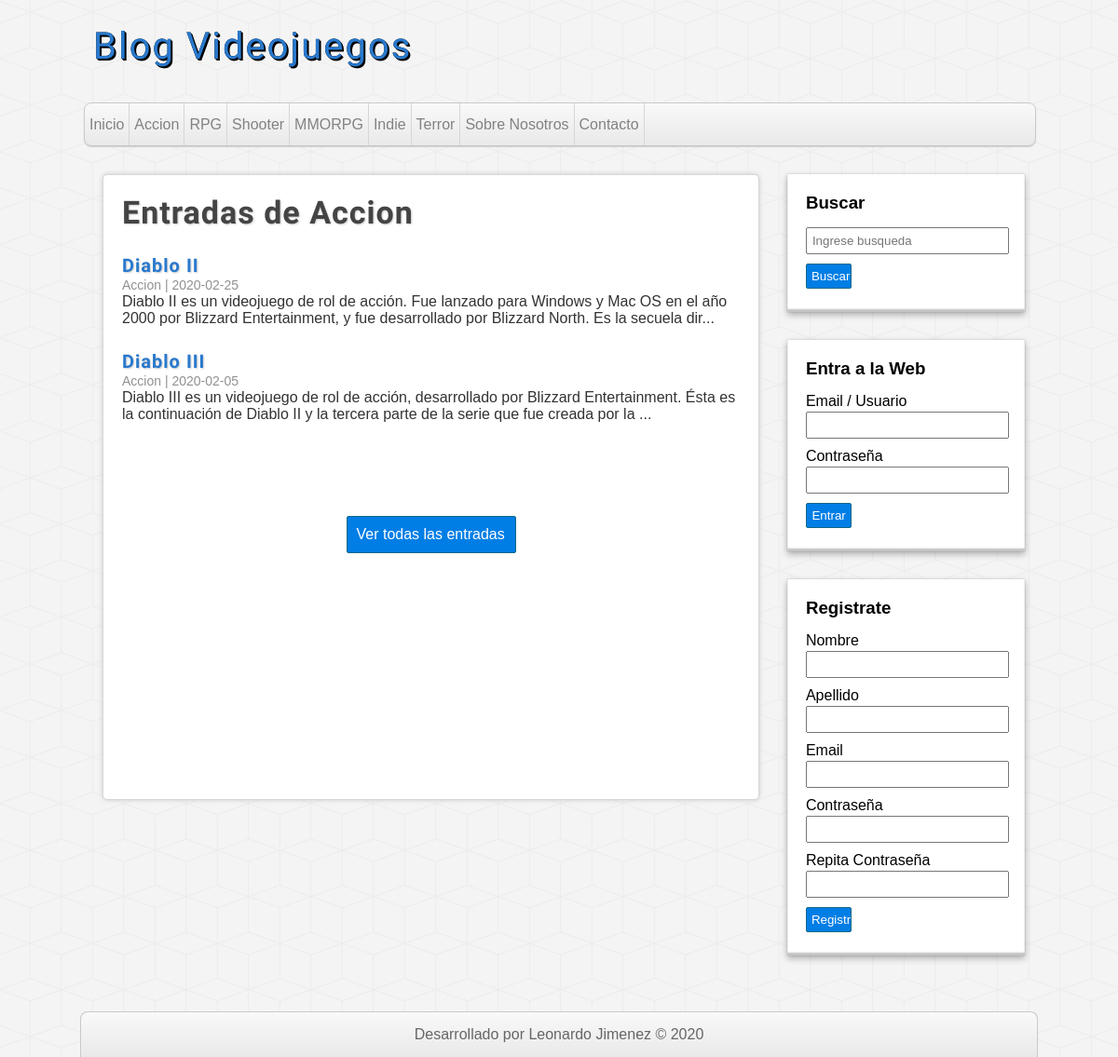
/categoria.php?id=1, run on the app's committed database.
### tables this page shows
CREATE TABLE `categorias` (
  `id` int(11) NOT NULL,
  `nombre` varchar(50) NOT NULL
);

CREATE TABLE `entradas` (
  `id` int(11) NOT NULL,
  `usuario_id` int(11) NOT NULL,
  `categoria_id` int(11) NOT NULL,
  `titulo` varchar(50) NOT NULL,
  `descripcion` text NOT NULL,
  `fecha` date NOT NULL
);

### includes/functions.php (called while the page is built, shortened)
<?php
    function conseguirCategorias($conexion){
        $query = "SELECT * FROM categorias ORDER BY 'id' ASC;";
        $categorias = mysqli_query( $conexion,$query);
        $result = array();
        if ($categorias && mysqli_num_rows($categorias) >= 1){
            $result = $categorias;
        }
        return $result;
    }
    function conseguirCategoria($conexion,$id){
        $query = "SELECT * FROM categorias WHERE id = $id;";
        $categorias = mysqli_query( $conexion,$query);
        $result = array();
        if ($categorias && mysqli_num_rows($categorias) >= 1){
            $result = mysqli_fetch_assoc($categorias);
        }
        return $result;
    }
    function conseguirEntradas ($conexion, $limit = null , $categorias = null , $busqueda = null){
        $query = "SELECT e.*, c.nombre AS 'categoria' FROM entradas e
        INNER JOIN categorias c ON e.categoria_id = c.id "
        ;
        if( !empty($categorias)) {
            $query .= "WHERE e.categoria_id = '$categorias' ";
        }
        $query .= "ORDER BY e.id DESC ";
        $entradas = mysqli_query($conexion,$query);
        $result = array();
        if ($entradas && mysqli_num_rows($entradas) >= 1){
            $result = $entradas;
        }
        return $result;
    }
?>

### categoria.php (the view, shortened to what this page needs)
<?php require_once "./files/register.php" ?>
<?php require_once "./includes/functions.php" ?>
<?php require_once "./includes/header.php"?>
        <?php require_once "./includes/sidebar.php"?>
        <div id="principal">
            <?php $categoria_actual = conseguirCategoria($conexion,$_GET["id"]);
            ?>
            <h1>Entradas de <?= $categoria_actual["nombre"] ?></h1>
            <?php $entradas = conseguirEntradas($conexion,null,$_GET["id"]);?>
            <?php if (!empty($entradas)):?>
                <?php while ($entrada = mysqli_fetch_assoc($entradas)):?>
                    <article class="post">
                        <a href="entrada.php?id=<?=$entrada["id"]?>">
                            <h2><?= $entrada["titulo"];?></h2>
                            <span class="fecha"><?= $entrada["categoria"]. " | " . $entrada["fecha"];?></span><br>
                            <p><?=substr($entrada["descripcion"], 0,180)."..." ?></p>
                        </a>
                    </article>
                <?php   endwhile;
                else:
            ?>
                <div class="error">No hay entradas en esta categoria</div>
            <?php endif ;?>
            <div id="vertodas">
                <a href="<?=PATH?>includes/entradas.php">Ver todas las entradas</a>
            </div>
        </div>
    <?php require_once "./includes/footer.php"?>

### includes/header.php (shortened to what this page needs)
<?php
require_once "functions.php";
require_once "config.php";
?>
<!DOCTYPE html>
<html lang="en">
<head>
    <link rel="stylesheet" href="<?= PATH?>assets/css/style.css">
</head>
<body>
    <header id="cabecera">
        <div id="logo">
            <a href="<?= PATH ?> ">
                Blog Videojuegos
            </a>
        </div>
        <nav id="menu">
            <ul>
                <li><a href="<?= PATH ?>">Inicio</a></li>
                <?php  $categorias = conseguirCategorias($conexion);
                while ($categoria = mysqli_fetch_assoc($categorias)) : ?>
                    <li><a href="<?=PATH?>categoria.php?id=<?=$categoria["id"]?>"><?= $categoria["nombre"] ?></a></li>
                <?php endwhile ; ?>
                <li><a href="index.php">Sobre Nosotros</a></li>
                <li><a href="index.php">Contacto</a></li>
            </ul>
        </nav>
    </header>
    <div id ="container">

### assets/css/style.css (style rules this page uses)
* { margin: 0; padding: 0; font-family: sans-serif, Helvetica, Arial; text-decoration: none; }
body { background: url('../img/cubes.png') #f4f4f4; }
#cabecera { width: 85%; height: auto; background: transparent; margin: 0px auto; }
#logo { float: left; width: 40%; height: 110px; }
#logo a { font-family: 'Fjalla One', Helvetica; font-size: 40px; letter-spacing: 2px; color: #2979cd; text-shadow: 0px 0px 0px black, 1px 1px 0px black, 2px 2px 0px black; transition: all 500ms; line-height: 100px; margin-left: 10px; }
#menu { clear: both; width: 100%; height: 45px; background: linear-gradient(to bottom, #f9f9f9 0px, #e9e9e9 100% ); border: 1px solid #c9c9c9; border-radius: 8px; box-shadow: 0px 1px 1px #ccc; overflow: hidden; }
#menu ul { list-style: none; }
#menu ul li { float: left; line-height: 45px; border-right: 1px solid #d6d6d6; }
#menu ul li a { display: block; padding: 0px 5px 0px 5px; color: #838282 }
#container { width: 85%; height: auto; margin: 0px auto; margin-top: 30px; margin-bottom: 30px; }
#principal { float: left; background-color: white; border: 1px solid #d6d6d6; border-radius: 5px; width: 65%; min-height: 630px; box-shadow: 0px 0px 5px #ccc; margin-left: 20px; overflow: hidden; padding: 20px; }
#principal h1 { font-size: 34px; color: #444; letter-spacing: 1px; text-shadow: 1px 1px 2px #ccc; font-family: 'Fjalla One', Helvetica; ; }
#principal h2 { font-size: 20px; color: #444; letter-spacing: 1px; font-family: 'Fjalla One', Helvetica; margin-top: 25px; color: #2979cd; text-shadow: 1px 1px 2px #ccc; }
#principal p { margin-top: 8px; }
#principal a { color: #333; }
#vertodas a { display: block; border-radius: 2px; padding: 10px; color: white; background: #007ee5; border: 1px solid #156785; cursor: pointer; width: 160px; margin: 0px auto; margin-top: 100px; }
.fecha { color: rgb(146, 145, 145); font-size: 14px; }
.formUserUpdate label,input,p { display: inline; }

### data on the page
categorias: nombre "Accion"
categorias: nombre "RPG"
categorias: nombre "Shooter"
categorias: nombre "MMORPG"
categorias: nombre "Indie"
categorias: nombre "Terror"
entradas: titulo "Diablo II", categoria.nombre "Accion", fecha "2020-02-25", descripcion "Diablo II es un videojuego de rol de acción. Fue lanzado para Windows y Mac OS en el año 2000 por Blizzard Entertainment, y fue desarrollado por Blizzard North. Es la secuela dir"
entradas: titulo "Diablo III", categoria.nombre "Accion", fecha "2020-02-05", descripcion "Diablo III es un videojuego de rol de acción, desarrollado por Blizzard Entertainment. Ésta es la continuación de Diablo II y la tercera parte de la serie que fue creada por la"
